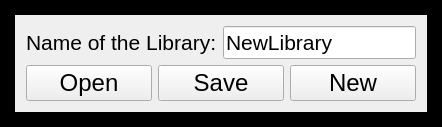
        <widget class="QFrame" name="LibraryDir">
         <property name="frameShape">
          <enum>QFrame::Box</enum>
         </property>
         <property name="frameShadow">
          <enum>QFrame::Plain</enum>
         </property>
         <property name="lineWidth">
          <number>15</number>
         </property>
         <layout class="QVBoxLayout" name="verticalLayout_3">
          <item>
           <layout class="QHBoxLayout" name="horizontalLayout_3">
            <item>
             <widget class="QLabel" name="label_2">
              <property name="font">
               <font>
                <pointsize>16</pointsize>
               </font>
              </property>
              <property name="frameShape">
               <enum>QFrame::NoFrame</enum>
              </property>
              <property name="text">
               <string>Name of the Library:</string>
              </property>
             </widget>
            </item>
            <item>
             <widget class="QLineEdit" name="libraryNameLineEdit">
              <property name="enabled">
               <bool>true</bool>
              </property>
              <property name="font">
               <font>
                <pointsize>16</pointsize>
               </font>
              </property>
              <property name="text">
               <string>NewLibrary</string>
              </property>
             </widget>
            </item>
           </layout>
          </item>
          <item>
           <layout class="QHBoxLayout" name="horizontalLayout_4">
            <item>
             <widget class="QPushButton" name="openLibraryButton">
              <property name="enabled">
               <bool>true</bool>
              </property>
              <property name="font">
               <font>
                <pointsize>18</pointsize>
               </font>
              </property>
              <property name="text">
               <string>Open</string>
              </property>
             </widget>
            </item>
            <item>
             <widget class="QPushButton" name="saveLibraryButton">
              <property name="font">
               <font>
                <pointsize>18</pointsize>
               </font>
              </property>
              <property name="text">
               <string>Save</string>
              </property>
             </widget>
            </item>
            <item>
             <widget class="QPushButton" name="newLibraryButton">
              <property name="font">
               <font>
                <pointsize>18</pointsize>
               </font>
              </property>
              <property name="text">
               <string>New</string>
              </property>
             </widget>
            </item>
           </layout>
          </item>
         </layout>
        </widget>
